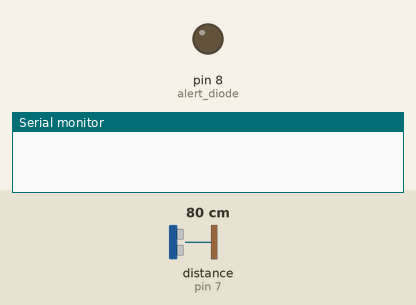
This sketch was run on a simulated Arduino Uno, built with avr-gcc and run on an emulated ATmega328P. On the bench: output pins drawn as LEDs (lit = HIGH), the last lines printed to the serial monitor. Wiring (inferred from the names in the program): ultrasonic range finder: trigger pin 6; echo pin 7. Inputs (shaded band) come from the test bench; at power-on: distance to the obstacle (sensor on pin 7) 80 cm. The echo pulse lasts 58.3 µs per cm; pins used as bus, display or sensor lines are not drawn.

Above: at 1.8 s.
1.9 s: distance to the obstacle (sensor on pin 7) set to 8 cm
3.4 s: distance to the obstacle (sensor on pin 7) set to 5 cm
At 3.9 s:
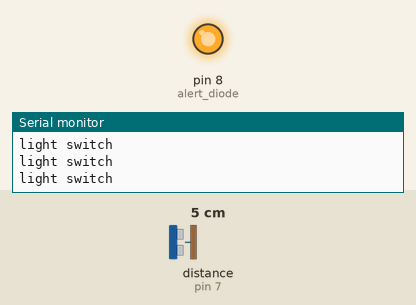
4.9 s: distance to the obstacle (sensor on pin 7) set to 9 cm
At 5.8 s:
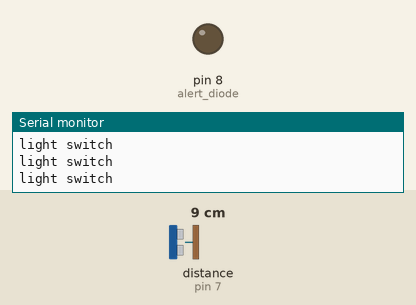
6.9 s: distance to the obstacle (sensor on pin 7) set to 2 cm
At 7.8 s:
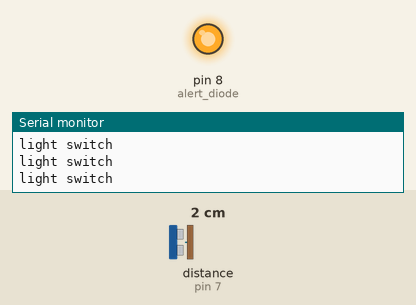
Timing chart, 0 to 9.4 s (numbered marks = the images above; inputs shaded):
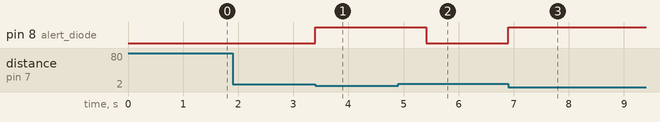

The sketch:

controller.ino
```cpp
#define output_pin 6
#define input_pin 7
#define alert_diode 8

int distance;
long impulseLength = 1000;
int lowDistanceCounter = 0;
int sum;

void setup() {
  Serial.begin(9600);
  pinMode(output_pin, OUTPUT);
  pinMode(input_pin, INPUT);
  pinMode(alert_diode, OUTPUT);
  digitalWrite(output_pin, LOW);
}

void loop() {
  impulseLength = pulseIn(input_pin, HIGH);
  distance = impulseLength / 60;
  digitalWrite(output_pin, HIGH);
  digitalWrite(output_pin, LOW);
  delayMicroseconds(10);

  if (lowDistanceCounter < 1 && distance <= 5.0) {
    lowDistanceCounter++;
  } else if (distance <= 5.0) {
    digitalWrite(alert_diode, HIGH);
    Serial.println("light switch");
    //delay(100);
  } else {
    digitalWrite(alert_diode, LOW);
    lowDistanceCounter = 0;
  }
}
```

Measured:
- the behaviour switches between 7 and 6 cm on distance to the obstacle (sensor on pin 7) (found by bisection; images 0 and 1)
- after the input at 1.9 s, every drawn part: stays the same
- after the input at 3.4 s, pin 8 (alert_diode): LOW → HIGH at once
- after the input at 4.9 s, pin 8 (alert_diode): HIGH → LOW after 0.51 s
- after the input at 6.9 s, pin 8 (alert_diode): LOW → HIGH at once
